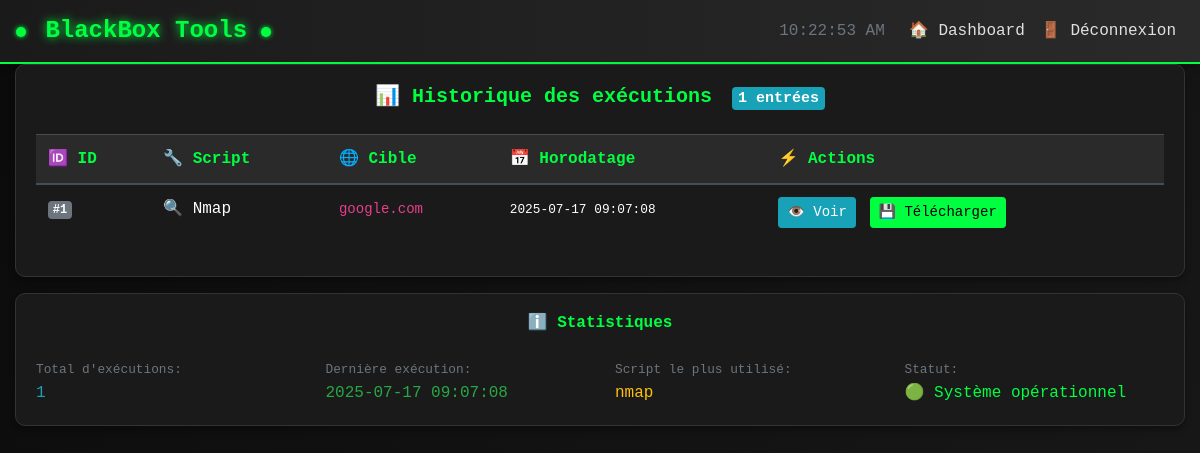
The page /history (signed in) on the database its author committed.
### tables this page shows
CREATE TABLE history (
                id INTEGER PRIMARY KEY AUTOINCREMENT,
                script TEXT NOT NULL,
                target TEXT NOT NULL,
                parameters TEXT,
                output TEXT NOT NULL,
                timestamp DATETIME DEFAULT CURRENT_TIMESTAMP
            );

### app.py (the view)
@app.route('/history')
def history():
    if 'logged_in' not in session:
        return redirect(url_for('login'))
    db = get_db()
    cur = db.execute('SELECT id, script, target, timestamp FROM history ORDER BY timestamp DESC')
    history_entries = cur.fetchall()
    return render_template('history.html', history_entries=history_entries)

### app.py (called while the page is built)
def get_db():
    db = getattr(g, '_database', None)
    if db is None:
        db = g._database = sqlite3.connect(DATABASE)
        db.row_factory = sqlite3.Row
    return db

@app.teardown_appcontext
def close_connection(exception):
    db = getattr(g, '_database', None)
    if db is not None:
        db.close()

### app/templates/history.html (shortened to what this page needs)
<!DOCTYPE html>
<html lang="fr">
<head>
    <link rel="stylesheet" href="https://stackpath.bootstrapcdn.com/bootstrap/4.5.2/css/bootstrap.min.css">
    <link rel="stylesheet" href="{{ url_for('static', filename='style.css') }}">
</head>
<body>
    <nav class="navbar navbar-expand-lg navbar-dark">
        <a class="navbar-brand" href="#">
            <span class="status-indicator online"></span>
            BlackBox Tools
        </a>
        <div class="collapse navbar-collapse">
            <ul class="navbar-nav ml-auto">
                <li class="nav-item">
                    <span class="navbar-text text-secondary mr-3">
                        <span id="clock"></span>
                    </span>
                </li>
                <li class="nav-item">
                    <a class="nav-link" href="{{ url_for('index') }}">
                        🏠 Dashboard
                    </a>
                </li>
                <li class="nav-item">
                    <a class="nav-link" href="{{ url_for('logout') }}">
                        🚪 Déconnexion
                    </a>
                </li>
            </ul>
        </div>
    </nav>
    <div class="container-fluid">
        <div class="card">
            <div class="card-body">
                <h5 class="card-title">
                    📊 Historique des exécutions
                    <span class="badge badge-info ml-2">{{ history_entries|length }} entrées</span>
                </h5>
                {% if history_entries %}
                <div class="table-responsive">
                    <table class="table table-dark table-hover">
                        <thead>
                            <tr>
                                <th>🆔 ID</th>
                                <th>🔧 Script</th>
                                <th>🌐 Cible</th>
                                <th>📅 Horodatage</th>
                                <th>⚡ Actions</th>
                            </tr>
                        </thead>
                        <tbody>
                            {% for entry in history_entries %}
                            <tr>
                                <td>
                                    <span class="badge badge-secondary">#{{ entry.id }}</span>
                                </td>
                                <td>
                                    {% if entry.script == 'nmap' %}
                                        🔍 Nmap
                                    {% elif entry.script == 'whois' %}
                                        📋 Whois
                                    {% elif entry.script == 'dig' %}
                                        🔎 Dig
                                    {% elif entry.script == 'traceroute' %}
                                        🛤️ Traceroute
                                    {% elif entry.script == 'hydra' %}
                                        🔐 Hydra
                                    {% else %}
                                        {{ entry.script }}
                                    {% endif %}
                                </td>
                                <td>
                                    <code>{{ entry.target }}</code>
                                </td>
                                <td>
                                    <small>{{ entry.timestamp }}</small>
                                </td>
                                <td>
                                    <a href="{{ url_for('view_history_entry', entry_id=entry.id) }}"
                                       class="btn btn-sm btn-info mr-1">
                                        👁️ Voir
                                    </a>
                                    <a href="{{ url_for('download_report', entry_id=entry.id) }}"
                                       class="btn btn-sm btn-success">
                                        💾 Télécharger
                                    </a>
                                </td>
                            </tr>
                            {% endfor %}
                        </tbody>
                    </table>
                </div>
                {% endif %}
            </div>
        </div>
        {% if history_entries %}
        <div class="card mt-3">
            <div class="card-body">
                <h6 class="card-title">ℹ️ Statistiques</h6>
                <div class="row">
                    <div class="col-md-3">
                        <small class="text-muted">Total d'exécutions:</small><br>
                        <span class="text-info">{{ history_entries|length }}</span>
                    </div>
                    <div class="col-md-3">
                        <small class="text-muted">Dernière exécution:</small><br>
                        <span class="text-success">{{ history_entries[0].timestamp if history_entries else 'N/A' }}</span>
                    </div>
                    <div class="col-md-3">
                        <small class="text-muted">Script le plus utilisé:</small><br>
                        <span class="text-warning">
                            {% set script_counts = {} %}
                            {% if script_counts %}
                                {{ script_counts.keys() | list | first }}
                            {% else %}
                                N/A
                            {% endif %}
                        </span>
                    </div>
                    <div class="col-md-3">
                        <small class="text-muted">Statut:</small><br>
                        <span class="status-online">🟢 Système opérationnel</span>
                    </div>
                </div>
            </div>
        </div>
        {% endif %}
    </div>
</body>
</html>

### app/static/style.css (style rules this page uses)
:root { --bg-primary: #0a0a0a; --bg-secondary: #1a1a1a; --bg-tertiary: #2a2a2a; --text-primary: #e0e0e0; --text-secondary: #b0b0b0; --accent-primary: #00ff41; --accent-secondary: #ff4444; --border-color: #333; --shadow: 0 4px 6px rgba(0, 0, 0, 0.3); }
* { box-sizing: border-box; }
body { background: linear-gradient(135deg, var(--bg-primary) 0%, var(--bg-secondary) 100%); color: var(--text-primary); font-family: 'Courier New', monospace; min-height: 100vh; margin: 0; padding: 0; }
.navbar { background: linear-gradient(90deg, var(--bg-secondary) 0%, var(--bg-tertiary) 100%); border-bottom: 2px solid var(--accent-primary); box-shadow: var(--shadow); }
.navbar-brand { font-weight: bold; font-size: 1.5rem; color: var(--accent-primary) !important; text-shadow: 0 0 10px var(--accent-primary); }
.nav-link { color: var(--text-primary) !important; transition: all 0.3s ease; }
.card { background: var(--bg-secondary); border: 1px solid var(--border-color); border-radius: 10px; box-shadow: var(--shadow); transition: all 0.3s ease; }
.card-title { color: var(--accent-primary); font-weight: bold; text-align: center; margin-bottom: 1.5rem; }
.btn-info { background-color: #17a2b8; border-color: #17a2b8; }
.btn-success { background-color: var(--accent-primary); border-color: var(--accent-primary); color: #000; }
.table-dark { background-color: var(--bg-secondary); }
.table-dark th { background-color: var(--bg-tertiary); border-color: var(--border-color); color: var(--accent-primary); }
.table-dark td { border-color: var(--border-color); }
.fade-in { animation: fadeIn 0.5s ease-in; }
.pulse { animation: pulse 2s infinite; }
.status-online { color: var(--accent-primary); }
.status-indicator { display: inline-block; width: 10px; height: 10px; border-radius: 50%; margin-right: 5px; }
.status-indicator.online { background-color: var(--accent-primary); box-shadow: 0 0 5px var(--accent-primary); }

### rows shown on the page
history: id "1", shows "🔍 Nmap", target "google.com", timestamp "2025-07-17 09:07:08", keys|list "nmap"

### other values the page prints
{{ history_entries|length }} "1"
